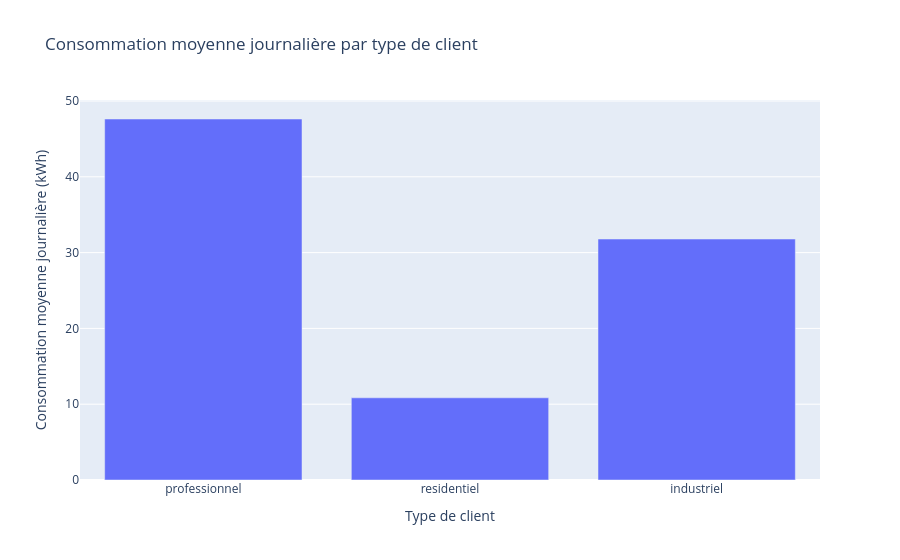

The notebook cell saved with this chart:
### Code cell
fig = px.bar(
    conso_par_type_client,
    x="type_client",
    y="consommation_moyenne_kwh",
    title="Consommation moyenne journalière par type de client",
    labels={
        "type_client": "Type de client",
        "consommation_moyenne_kwh": "Consommation moyenne journalière (kWh)"
    }
)

fig.show()

### Figure 1 — Plotly figure (JSON) as saved in the notebook; plotly's stock layout.template omitted (floating-point values rounded to 4 significant figures)
{"data": [{"hovertemplate": "Type de client=%{x}<br>Consommation moyenne journalière (kWh)=%{y}<extra></extra>", "legendgroup": "", "marker": {"color": "#636efa", "pattern": {"shape": ""}}, "name": "", "orientation": "v", "showlegend": false, "textposition": "auto", "type": "bar", "x": ["professionnel", "residentiel", "industriel"], "xaxis": "x", "y": [47.63, 10.84, 31.79], "yaxis": "y"}], "layout": {"barmode": "relative", "legend": {"tracegroupgap": 0}, "title": {"text": "Consommation moyenne journalière par type de client"}, "xaxis": {"anchor": "y", "domain": [0, 1], "title": {"text": "Type de client"}}, "yaxis": {"anchor": "x", "domain": [0, 1], "title": {"text": "Consommation moyenne journalière (kWh)"}}}}
